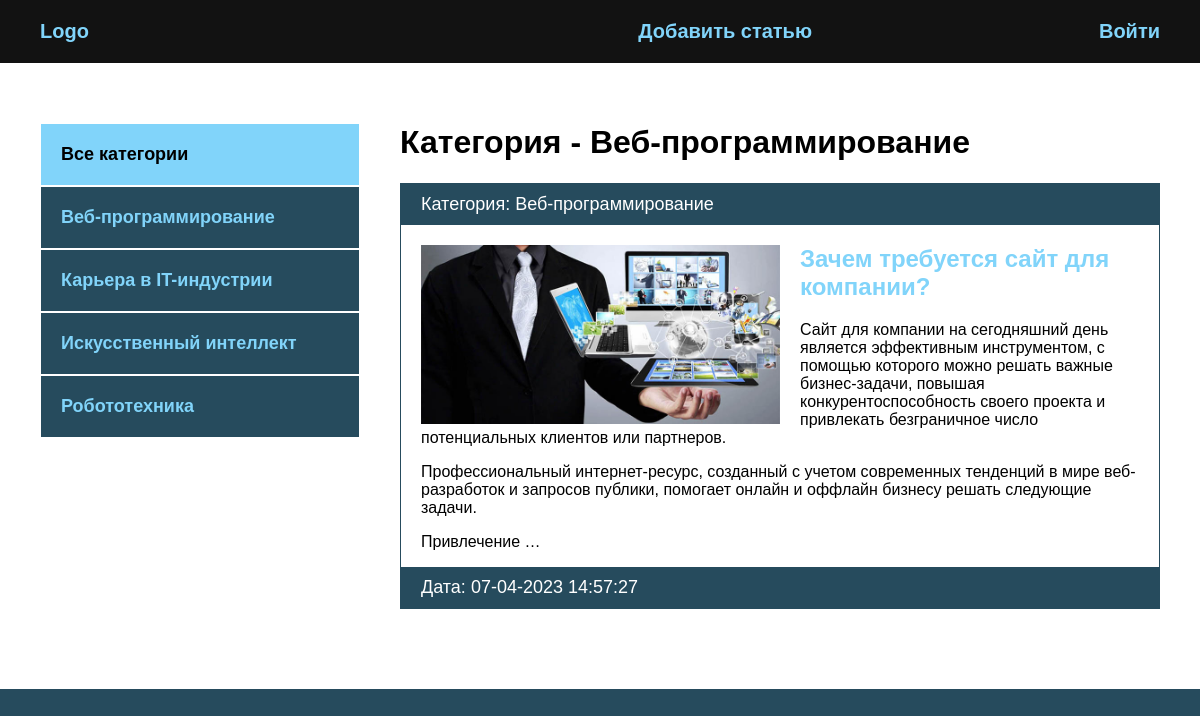
The page /category/veb-programmirovanie/ on the database as committed earlier.
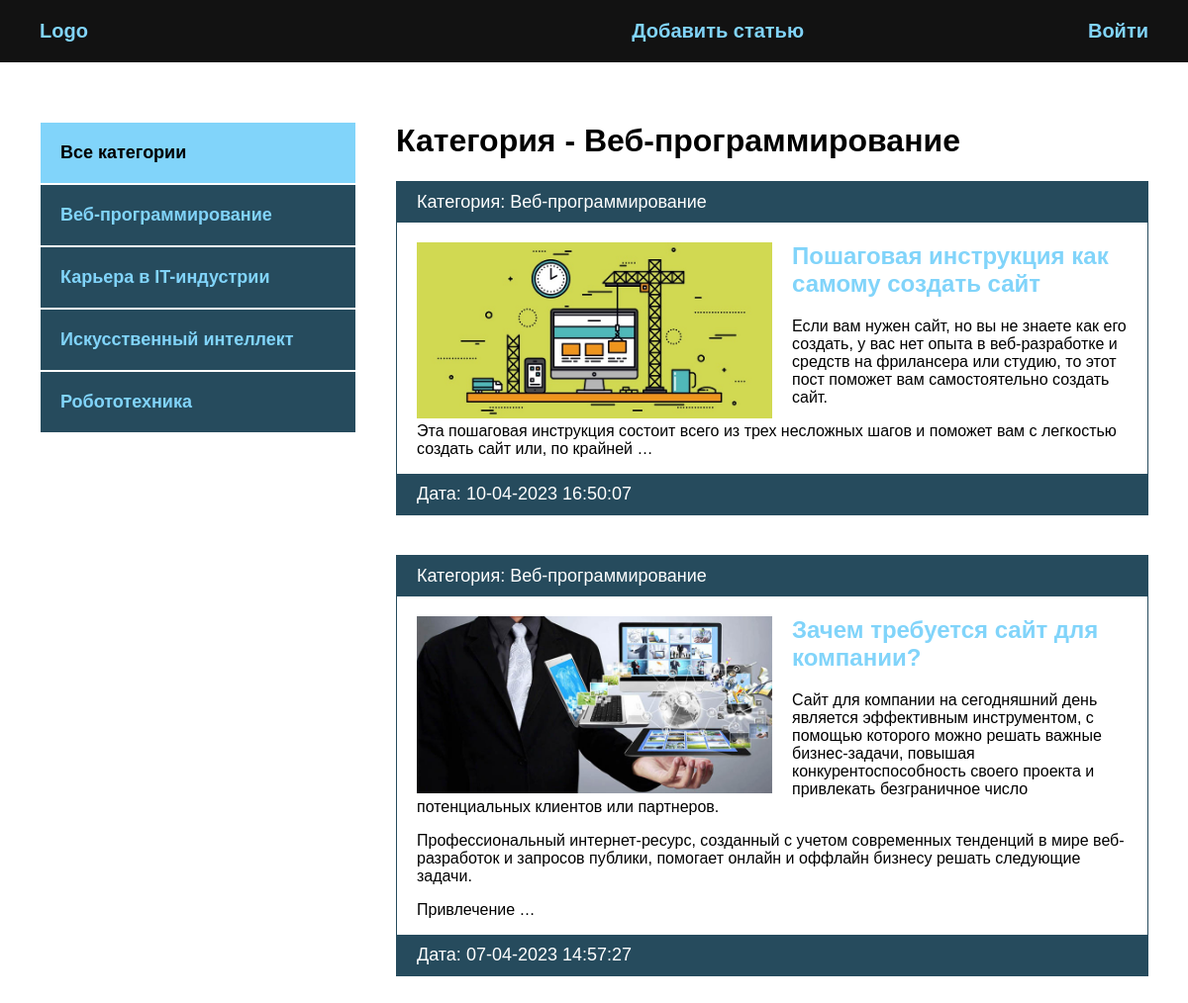
The same page on the database as committed later.
### blog/models.py (models this page shows, shortened)
class Category(models.Model):
    name = models.CharField(max_length=100, verbose_name='Категория')  # название категории
    slug = models.SlugField(max_length=200, unique=True, verbose_name='URL')
    def __str__(self):
        return self.name
    class Meta:  # Это доп-й функционал кот-й мы можем дополнять к классу.
        verbose_name = 'Категория'  # verbose_name перевели элементы, которые перечисляются в единственном числе. В единственном числе.
        verbose_name_plural = 'Категории'  # Во множественном числе.

class Blog(models.Model):
    title = models.CharField(max_length=255, verbose_name='Название')  # обязательное для заполнения. verbose_name - относится к админке и отношения к БД не имеет.
    slug = models.SlugField(max_length=255, unique=True, verbose_name='URL')  # название транслитерации какой-то статьи, что-бы в адресной строке появлялось в место id если будем заходить на конкретную новость, либо запись, что бы в адресной строке прописывалось полностью название новости. Не может быть с одним и тем же названием.
    content = models.TextField(blank=True, verbose_name='Контент')  # контент статьи
    photo = models.ImageField(upload_to='photos/%Y/%m/%d', blank=True, verbose_name='Фото')  # Y-год, m - месяц, d - день
    time_created = models.DateTimeField(auto_now_add=True, verbose_name='Дата публикации')  # дата создания какой-то записи
    time_update = models.DateTimeField(auto_now=True, verbose_name='Дата обновления')  # фиксация даты обновления, будет фиксироваться автоматически, в момент когда мы будем создать какую-то запись.
    is_published = models.BooleanField(default=True, verbose_name='Опубликовано')  # может быть опубликована, может нет. По умолчанию опубликована.
    cat = models.ForeignKey('Category', on_delete=models.PROTECT, verbose_name='Категория')  # категория. Так как класс ниже, имя класса указываем в кавычках. Запрещается удалять записи из первичной модели, если она используется во вторичной, выдает исключение.
    def get_absolute_url(self):
        return reverse('post', kwargs={'post_slug': self.slug})  # post_slug - то что принимается в адресной строке, соединяем со slug из модели.
    class Meta:  # Это доп-1 функционал кот-й мы можем дополнять к классу.
        verbose_name = 'Новость'  # verbose_name перевели элементы, которые перечисляются в единственном числе. В единственном числе.
        verbose_name_plural = 'Новости'  # Во множественном числе.
        ordering = ['-time_created']  # сортировка по времени

### blog/views.py (the view)
# urls.py: path('category/<slug:cat_slug>/', BlogCategory.as_view(), name='category'), # путь для какой-то категории
class BlogCategory(DataMixin, ListView):
    model = Blog
    template_name = 'blog/index.html'
    context_object_name = 'posts'
    allow_empty = False  # не разрешим выводить пустые категории
    def get_queryset(self) -> list:  # Верните список элементов для этого представления. Возвращаемое значение должно быть итеративным и может быть экземпляром QuerySet
        return Blog.objects.filter(cat__slug=self.kwargs['cat_slug'], is_published=True).select_related('cat')  # в виде ключа передадим self.kwargs['cat_slug']
    def get_context_data(self, *, object_list=None, **kwargs):  # данный метод сущ-ет для любого класса который наследуется от ListView.
        context = super().get_context_data(**kwargs)  # контекст есть у родительского класса, получаем context для шаблона со всеми ключами и значениями.
        c = Category.objects.get(slug=self.kwargs['cat_slug']) # В виде ключа будем брать cat_slug (Аргумент, поле таблицы slug берем его cat_slug)
        c_def = self.get_user_context(title='Категория - ' + str(c.name), cat_celected=c.pk)
        return dict(list(context.items()) + list(c_def.items()))

### blog/templatetags/blog_tags.py (called while the page is built)
@register.inclusion_tag('blog/list_categories.html')  # нужно указать что это включающий тег
def show_categories(sort=None, cat_selected=0):  # два принимаемых аргумента, они имеют значения по умолчанию. Их создали сами.
    if not sort:  # если нет сортировки
        cats = Category.objects.all()
    else:
        cats = Category.objects.order_by(sort)
    return {'cats': cats, 'cat_selected': cat_selected}  # если cat_selected заменится на другое значение, то будет оно, или по умолчанию.

### blog/utils.py (called while the page is built)
    def get_user_context(self, **kwargs):  # создадим контекст для шаблона
        context = kwargs # kwargs - в него будут приходить принимаемые аргументы
        cats = Category.objects.all()  # все категории
        context['menu'] = menu  # в конетексте у каждого пункта используется меню
        context['cats'] = cats  # к каждой статье принимается категория
        if 'cat_selected' not in context:  # если выделенная категория не находится в context
            context['cat_selected'] = 0  # категория не активная
        return context

### blog/templates/blog/index.html
{% extends 'blog/base.html' %}
{% block content %}
<h1>{{ title }}</h1>
<ul>
    {% for p in posts %}
    <li>
        <p class="first">Категория: {{ p.cat }}</p>
        <div class="text">
            {% if p.photo %}
            <img class="image" src="{{ p.photo.url }}" alt="">
            {% endif %}
            <h2>
                <a href="{{ p.get_absolute_url }}">{{ p.title }}</a>
            </h2>
            <p>{{ p.content|linebreaks|truncatewords:50 }}</p>
        </div>
        <p class="date">Дата: {{ p.time_update|date:'d-m-Y H:i:s' }}</p>
    </li>
    {% endfor %}
</ul>
{% endblock %}

### blog/templates/blog/list_categories.html
{% for c in cats %}
    {% if c.pk == cat_selected %}
        <li class="selected">{{ c.name }}</li>
    {% else %}
        <li><a href="{{ c.get_absolute_url }}">{{ c.name }}</a></li>
    {% endif %}
{% endfor %}

Rows that differ between the two databases and show on the page:
added Blog: cat "Веб-программирование", photo (picture), title "Пошаговая инструкция как самому создать сайт", content "Если вам нужен сайт, но вы не знаете как его создать, у вас нет опыта в веб-разработке и средств на фрилансера или студию, то этот пост поможет вам самостоятельно создать сайт. Эта пошаговая инструкция состоит всего из трех несложных шагов и поможет вам с легкостью создать сайт или, по крайней …", time_update "10-04-2023 16:50:07"
